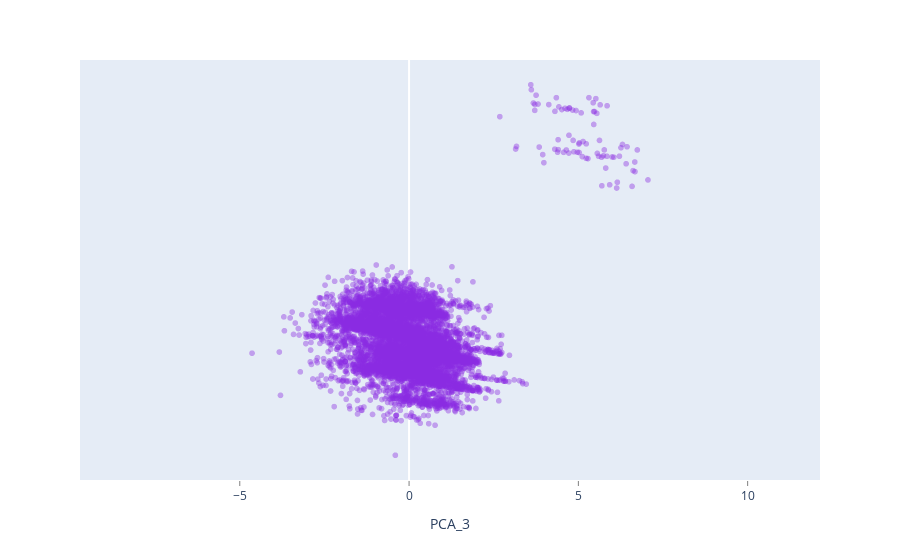

Source (notebook cell):
### Markdown cell above
Gráfica de las componentes 3 y 4

### Code cell
fig = px.scatter(principalDf,
                 x='PCA_3', 
                 y='PCA_4', 
                 color_discrete_sequence=['blueviolet'], 
                 opacity=0.4
                )
fig.update_xaxes(ticks='outside', 
                 tickwidth=1, 
                 tickcolor='gray', 
                 ticklen=5)
fig.update_xaxes(showgrid=False)
fig.update_yaxes(
    scaleanchor = 'x',
    constrain='domain'
)
fig.update_layout(yaxis={'visible': False, 'showticklabels': False})
fig.update_traces(mode = 'markers', 
                  hovertemplate = None
)
fig.update_layout(hovermode='x unified')
fig.update_traces(
    hovertemplate =' ',
    showlegend = False,
)
fig.update_layout(
    hoverlabel = dict(
        bgcolor = 'LightSteelBlue',
        font_size = 40,
    )
)
fig.show()

### Figure 1 — Plotly figure (JSON) as saved in the notebook; plotly's stock layout.template omitted (floating-point values rounded to 4 significant figures; data arrays with more than 128 entries replaced by an {"elided": "..."} marker saying what was removed)
{"data": [{"hovertemplate": " ", "legendgroup": "", "marker": {"color": "blueviolet", "opacity": 0.4, "symbol": "circle"}, "mode": "markers", "name": "", "showlegend": false, "type": "scattergl", "x": {"elided": "9034 float values"}, "xaxis": "x", "y": {"elided": "9034 float values"}, "yaxis": "y"}], "layout": {"hoverlabel": {"bgcolor": "LightSteelBlue", "font": {"size": 40}}, "hovermode": "x unified", "legend": {"tracegroupgap": 0}, "margin": {"t": 60}, "xaxis": {"anchor": "y", "domain": [0, 1], "showgrid": false, "tickcolor": "gray", "ticklen": 5, "ticks": "outside", "tickwidth": 1, "title": {"text": "PCA_3"}}, "yaxis": {"anchor": "x", "constrain": "domain", "domain": [0, 1], "scaleanchor": "x", "showticklabels": false, "title": {"text": "PCA_4"}, "visible": false}}}
